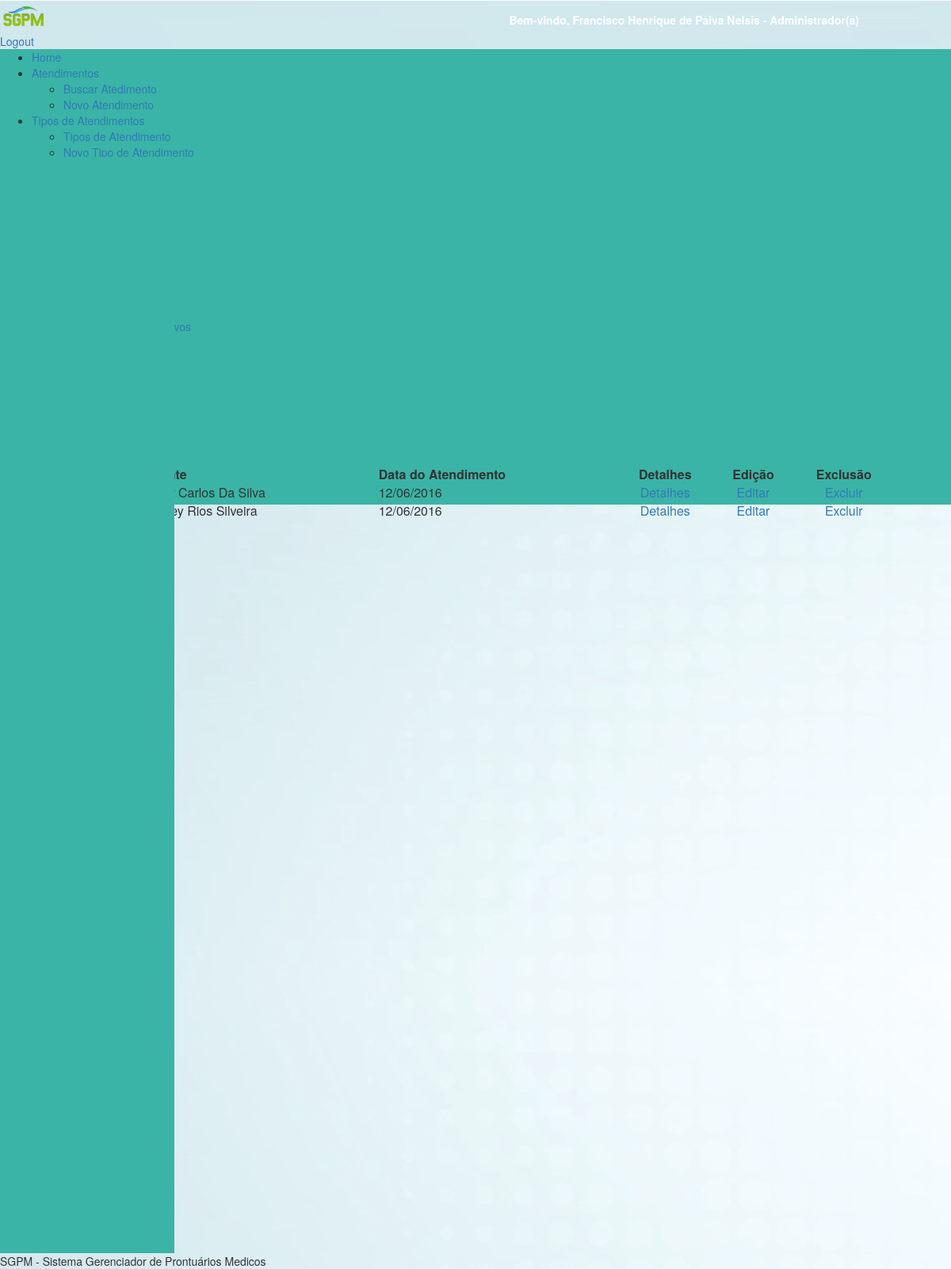
Page /consultarAtendimento.php (signed in) on the committed database.
### tables this page shows
CREATE TABLE IF NOT EXISTS `atendimento` (
  `id_atendimento` int(12) NOT NULL AUTO_INCREMENT,
  `id_tipo_atendimento` int(12) NOT NULL,
  `id_paciente` int(12) NOT NULL,
  `id_funcionario` int(5) NOT NULL,
  `data_atendimento` date NOT NULL,
  `fumante` varchar(1) NOT NULL,
  `alcool` varchar(1) NOT NULL,
  `alergia_reac_div` varchar(50) NOT NULL,
  `sintomas` varchar(30) NOT NULL,
  `queixa_principal` varchar(30) NOT NULL,
  `hist_molestia` varchar(100) NOT NULL,
  `frequencia_cardiaca` varchar(10) NOT NULL,
  `ritmo_cardiaco` varchar(10) NOT NULL,
  `pressao_arterial` varchar(10) NOT NULL,
  `ritmo_respiratorio` varchar(10) NOT NULL,
  `observacoes` varchar(300) NOT NULL,
  PRIMARY KEY (`id_atendimento`),
  KEY `id_atendimento` (`id_atendimento`),
  KEY `FK_tipo_atendimento` (`id_tipo_atendimento`),
  KEY `FK_funcionario_atendimento` (`id_funcionario`)
);

CREATE TABLE IF NOT EXISTS `paciente` (
  `id_paciente` int(4) NOT NULL AUTO_INCREMENT,
  `nome_paciente` varchar(50) NOT NULL,
  `cpf` varchar(14) NOT NULL,
  `rg` varchar(50) NOT NULL,
  `org_exp` varchar(30) NOT NULL,
  `data_nasc` date NOT NULL,
  `endereco` varchar(50) NOT NULL,
  `bairro` varchar(30) NOT NULL,
  `cep` varchar(50) NOT NULL,
  `cidade` varchar(30) NOT NULL,
  `nome_mae` varchar(50) NOT NULL,
  `nome_pai` varchar(50) NOT NULL,
  `profissao` varchar(30) NOT NULL,
  `email_pessoal` varchar(50) NOT NULL,
  `email_prof` varchar(50) NOT NULL,
  `tel_cel` varchar(30) NOT NULL,
  `tel_fixo` varchar(30) NOT NULL,
  `tel_contato` varchar(30) NOT NULL,
  `id_genero` int(15) NOT NULL,
  `id_estado` int(15) NOT NULL,
  `id_ubs` int(15) NOT NULL,
  `id_estado_civil` int(15) NOT NULL,
  `id_escolaridade` int(15) NOT NULL,
  `id_tipo_sanguineo` int(15) NOT NULL,
  PRIMARY KEY (`id_paciente`),
  UNIQUE KEY `cpf` (`cpf`),
  UNIQUE KEY `rg` (`rg`),
  KEY `id_paciente` (`id_paciente`),
  KEY `id_tipo_sanguineo` (`id_tipo_sanguineo`),
  KEY `id_genero` (`id_genero`),
  KEY `id_estado` (`id_estado`),
  KEY `id_ubs` (`id_ubs`),
  KEY `id_estado_civil` (`id_estado_civil`),
  KEY `id_escolaridade` (`id_escolaridade`)
);

### includes/funcoes_permissao.php (called while the page is built, shortened)
<?php
function verificarPermissao($permissao) {
    return array_search($permissao, $_SESSION['LOGIN']['PERMISSOES']) !== false ? true : false;
}

### consultarAtendimento.php (the view, shortened to what this page needs)
<?php include ('includes/cabecalho.php') ?>
<?php include ('includes/menu.php') ?>
<div class="divTudoConsultarAtendimento">
    <div id="tituloPagina">Buscar Atendimento</div>
	    <div id="formBuscaAtendimento">
        <div class="content-dataTable"
             style="width: 80%; margin: 0 auto; margin-top: -70px; margin-right: 70px">
            <table id="pacientes" class="display" cellspacing="0"
                   width="100%" content="text/html;charset=utf-8">
                <thead>
                    <tr>
                        <th>Paciente</th>
                        <th>Data do Atendimento</th>
                        <?php if (verificarPermissao('ATENDIMENTO_DETALHES')): ?>
                        <th><center>Detalhes</center></th>
                        <?php endif; ?>
                        <?php if (verificarPermissao('ATENDIMENTO_ALTERAR')): ?>
                        <th><center>Edição</center></th>
                        <?php endif; ?>
                        <?php if (verificarPermissao('ATENDIMENTO_EXCLUIR')): ?>
                        <th><center>Exclusão</center></th>
                        <?php endif; ?>
                    </tr>
                </thead>
                <tbody>
                    <?php
                    $con = mysqli_connect("localhost", "root", "", "sgpm");
                    mysqli_set_charset($con, "utf8");
                    $query = mysqli_query($con, "SELECT at.*, Date_format(at.data_atendimento, '%d/%m/%Y') data_atendimento, fun.nome_funcionario, pac.nome_paciente FROM   atendimento at        INNER JOIN funcionario fun ON fun.id_funcionario = at.id_funcionario inner join paciente pac on pac.id_paciente = at.id_paciente;   ");
                    while ($linha = mysqli_fetch_array($query)) {
                        ?>
                <tr>
                   <td><?php echo $linha['nome_paciente']; ?></td>
                   <td><?php echo $linha['data_atendimento']; ?></td>
                    <?php if (verificarPermissao('ATENDIMENTO_DETALHES')): ?>
                    <td>
                    <center><a href="formAtendimento.php?id=<?php echo $linha['id_atendimento']; ?>&detalhes=1">Detalhes</a></center>
                    </td>
                    <?php endif; ?>
                    <?php if (verificarPermissao('ATENDIMENTO_ALTERAR')): ?>
                    <td>
                    <center><a href="formAtendimento.php?id=<?php echo $linha['id_atendimento']; ?>">Editar</a></center>
                    </td>
                    <?php endif; ?>
                    <?php if (verificarPermissao('ATENDIMENTO_EXCLUIR')): ?>
                    <td>
                    <center><a href="excluirAtendimento.php?id_excluido=<?php echo $linha['id_atendimento']; ?>">Excluir</a></center>
                    </td>
                    <?php endif; ?>
                <?php } ?>
                </tr>
                </tbody>
            </table>
        </div>
    </div>
</div>
<?php include ('includes/menuBack.php') ?>
<?php include ('includes/rodape.php') ?>

### rows in the picture
atendimento: id_paciente.nome_paciente "Ademir Carlos Da Silva", data_atendimento "12/06/2016"
atendimento: id_paciente.nome_paciente "Silfarney Rios Silveira", data_atendimento "12/06/2016"

### other values in the picture
$_SESSION ['LOGIN'] ['NOME'] "Francisco Henrique de Paiva Nelsis"
$_SESSION ['LOGIN'] ['CARGO'] "Administrador(a)"
